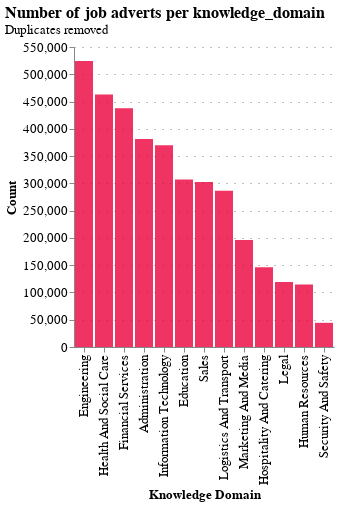

This figure's notebook cell:
### Code cell
chart_title = 'Number of job adverts per knowledge_domain'
chart_subtitle = 'Duplicates removed'

ads_per_sector_chunked = job_ad_data['knowledge_domain'].value_counts()
ads_per_sector_chunked = pd.DataFrame(ads_per_sector_chunked).reset_index().rename(
    columns={'index': 'knowledge_domain', 'knowledge_domain': 'count'})

chart = alt.Chart(ads_per_sector_chunked).mark_bar().encode(
    alt.X('knowledge_domain', title='Knowledge Domain', sort=None),
    alt.Y('count', title='Count'),
    tooltip=['count']
).configure_mark(
    opacity=0.8,
    color=NESTA_COLOURS[4]
)
chart = configure_plots(chart, chart_title=chart_title, chart_subtitle=chart_subtitle)
# AltairSaver().save(chart, f"{today}_num_job_ads_by_knowledge_domain")
chart

### Figure 1 — Vega-Lite specification as saved in the notebook (floating-point values rounded to 4 significant figures)
{"$schema": "https://vega.github.io/schema/vega-lite/v4.17.0.json", "config": {"axis": {"gridColor": "grey", "gridDash": [1, 7], "labelFont": "Averta Demo", "labelFontSize": 13, "titleFont": "Averta Demo", "titleFontSize": 13}, "header": {"labelFont": "Averta Demo", "titleFont": "Averta Demo"}, "legend": {"labelFont": "Averta Demo", "labelFontSize": 13, "titleFont": "Averta Demo", "titleFontSize": 16}, "mark": {"color": "#EB003B", "opacity": 0.8}, "range": {"category": ["#0000FF", "#FDB633", "#18A48C", "#9A1BBE", "#EB003B", "#FF6E47", "#646363", "#0F294A", "#97D9E3", "#A59BEE", "#F6A4B7", "#D2C9C0", "#000000"], "ordinal": {"scheme": ["#0000FF", "#FDB633", "#18A48C", "#9A1BBE", "#EB003B", "#FF6E47", "#646363", "#0F294A", "#97D9E3", "#A59BEE", "#F6A4B7", "#D2C9C0", "#000000"]}}, "title": {"anchor": "start", "font": "Averta Demo"}, "view": {"strokeWidth": 0}}, "data": {"name": "data-53e61a70c10cbecc664c581e2c385f62"}, "datasets": {"data-53e61a70c10cbecc664c581e2c385f62": [{"count": 524149, "knowledge_domain": "Engineering"}, {"count": 463139, "knowledge_domain": "Health And Social Care"}, {"count": 437782, "knowledge_domain": "Financial Services"}, {"count": 381216, "knowledge_domain": "Administration"}, {"count": 370032, "knowledge_domain": "Information Technology"}, {"count": 307227, "knowledge_domain": "Education"}, {"count": 302283, "knowledge_domain": "Sales"}, {"count": 286677, "knowledge_domain": "Logistics And Transport"}, {"count": 196362, "knowledge_domain": "Marketing And Media"}, {"count": 146387, "knowledge_domain": "Hospitality And Catering"}, {"count": 119327, "knowledge_domain": "Legal"}, {"count": 114361, "knowledge_domain": "Human Resources"}, {"count": 44327, "knowledge_domain": "Security And Safety"}]}, "encoding": {"tooltip": [{"field": "count", "type": "quantitative"}], "x": {"field": "knowledge_domain", "sort": null, "title": "Knowledge Domain", "type": "nominal"}, "y": {"field": "count", "title": "Count", "type": "quantitative"}}, "mark": "bar", "title": {"anchor": "start", "fontSize": 16, "subtitle": "Duplicates removed", "subtitleFont": "Averta Demo", "subtitleFontSize": 13, "text": "Number of job adverts per knowledge_domain"}}
